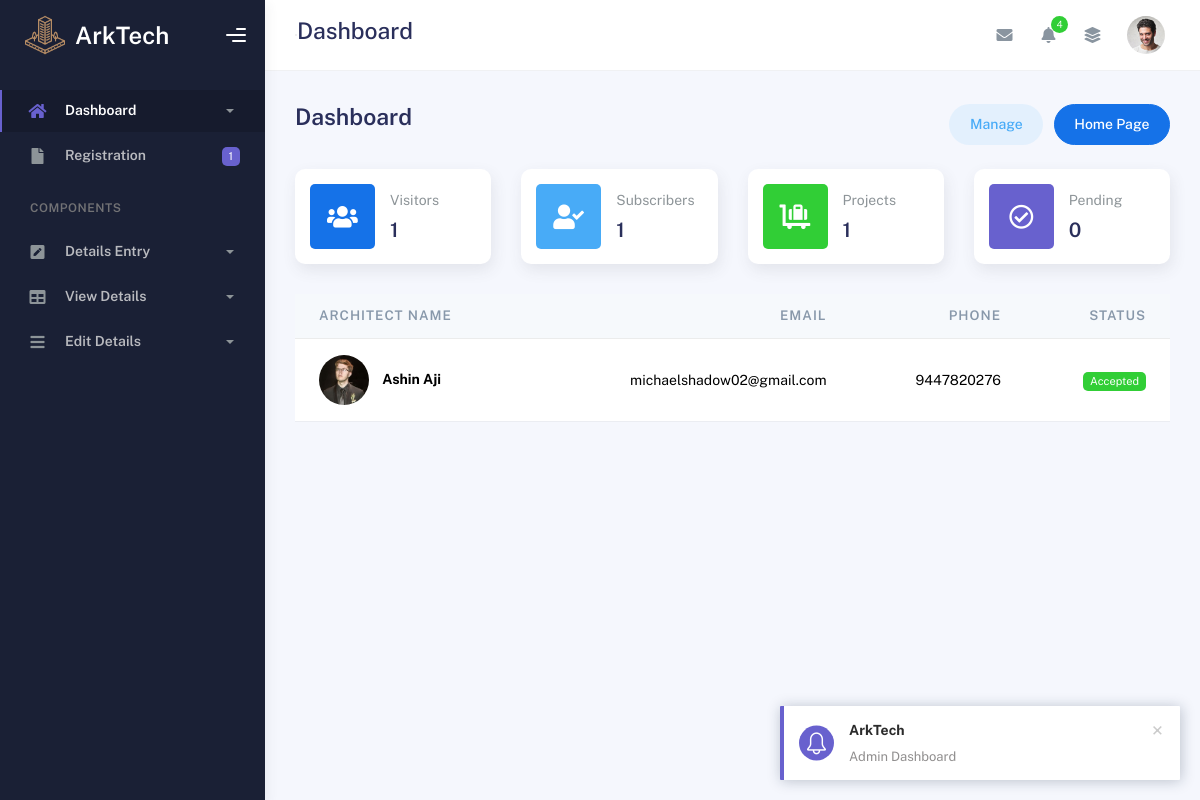
Screenshot of /Admin/index.php with the database file from the repository.
### tables this page shows
CREATE TABLE IF NOT EXISTS `tbl_architects` (
  `cust_id` int NOT NULL,
  `architect_id` int NOT NULL AUTO_INCREMENT,
  `arch_name` varchar(50) NOT NULL,
  `about` mediumtext NOT NULL,
  `profiles` varchar(500) NOT NULL,
  `email` varchar(50) NOT NULL,
  `phone` bigint NOT NULL,
  `username` varchar(20) NOT NULL,
  `passwords` varchar(50) NOT NULL,
  `certificate_of_licensce` varchar(200) NOT NULL,
  `arch_locations` varchar(500) NOT NULL,
  `status` varchar(20) NOT NULL,
  `plan_id` int NOT NULL,
  `renewaldate` date NOT NULL,
  PRIMARY KEY (`architect_id`),
  UNIQUE KEY `unique_cust_id` (`cust_id`)
);

### dboperation.php (called while the page is built, shortened)
<?php
class dboperation
{
    public $con,$res;
    function __construct()
    {
        $this->con=mysqli_connect("localhost","root","","arktech");
    }
    public function executequery($sql)
    {
        $this->res=mysqli_query($this->con,$sql);
        return $this->res;
    }
}
?>

### Admin/index.php (the view)
<?php
include('./header.php');
include("../dboperation.php");
$obj = new dboperation();
$customer_sql = "SELECT COUNT(*) as total_customers FROM tbl_customer";
$customer_res = $obj->executequery($customer_sql);
$customer_count = mysqli_fetch_array($customer_res)['total_customers'];
$architect_sql = "SELECT COUNT(*) as total_architects FROM tbl_architects";
$architect_res = $obj->executequery($architect_sql);
$architect_count = mysqli_fetch_array($architect_res)['total_architects'];
$projects_sql = "SELECT COUNT(*) as total_projects FROM tbl_previous_works";
$projects_res = $obj->executequery($projects_sql);
$projects_count = mysqli_fetch_array($projects_res)['total_projects'];
$pending_sql = "SELECT COUNT(*) as pending_architects FROM tbl_architects WHERE status = 'Pending' OR status = ''";
$pending_res = $obj->executequery($pending_sql);
$pending_count = mysqli_fetch_array($pending_res)['pending_architects'];
?>
        <div class="container">
          <div class="page-inner">
            <div
              class="d-flex align-items-left align-items-md-center flex-column flex-md-row pt-2 pb-4"
            >
              <div>
                <h3 class="fw-bold mb-3">Dashboard</h3>
              </div>
              <div class="ms-md-auto py-2 py-md-0">
                <a href="#" class="btn btn-label-info btn-round me-2">Manage</a>
                <a href="../Guest/index.php" class="btn btn-primary btn-round">Home Page</a>
              </div>
            </div>
            <div class="row">
              <div class="col-sm-6 col-md-3">
                <div class="card card-stats card-round">
                  <div class="card-body">
                    <div class="row align-items-center">
                      <div class="col-icon">
                        <div
                          class="icon-big text-center icon-primary bubble-shadow-small"
                        >
                          <i class="fas fa-users"></i>
                        </div>
                      </div>
                      <div class="col col-stats ms-3 ms-sm-0">
                        <div class="numbers">
                          <p class="card-category">Visitors</p>
                          <h4 class="card-title"><?php echo $customer_count; ?></h4>
                        </div>
                      </div>
                    </div>
                  </div>
                </div>
              </div>
              <div class="col-sm-6 col-md-3">
                <div class="card card-stats card-round">
                  <div class="card-body">
                    <div class="row align-items-center">
                      <div class="col-icon">
                        <div
                          class="icon-big text-center icon-info bubble-shadow-small"
                        >
                          <i class="fas fa-user-check"></i>
                        </div>
                      </div>
                      <div class="col col-stats ms-3 ms-sm-0">
                        <div class="numbers">
                          <p class="card-category">Subscribers</p>
                          <h4 class="card-title"><?php echo $architect_count; ?></h4>
                        </div>
                      </div>
                    </div>
                  </div>
                </div>
              </div>
              <div class="col-sm-6 col-md-3">
                <div class="card card-stats card-round">
                  <div class="card-body">
                    <div class="row align-items-center">
                      <div class="col-icon">
                        <div
                          class="icon-big text-center icon-success bubble-shadow-small"
                        >
                          <i class="fas fa-luggage-cart"></i>
                        </div>
                      </div>
                      <div class="col col-stats ms-3 ms-sm-0">
                        <div class="numbers">
                          <p class="card-category">Projects</p>
                          <h4 class="card-title"><?php echo $projects_count; ?></h4>
                        </div>
                      </div>
                    </div>
                  </div>
                </div>
              </div>
              <div class="col-sm-6 col-md-3">
                <div class="card card-stats card-round">
                  <div class="card-body">
                    <div class="row align-items-center">
                      <div class="col-icon">
                        <div
                          class="icon-big text-center icon-secondary bubble-shadow-small"
                        >
                          <i class="far fa-check-circle"></i>
                        </div>
                      </div>
                      <div class="col col-stats ms-3 ms-sm-0">
                        <div class="numbers">
                          <p class="card-category">Pending</p>
                          <h4 class="card-title"><?php echo $pending_count; ?></h4>
                        </div>
                      </div>
                    </div>
                  </div>
                </div>
              </div>
            </div>
                      <?php
                        $sql = "SELECT * FROM tbl_architects";
                        $res = $obj->executequery($sql);
                        ?>
                        <table class="table align-items-center mb-0">
                          <thead class="thead-light">
                            <tr>
                              <th scope="col">Architect Name</th>
                              <th scope="col" class="text-end">Email</th>
                              <th scope="col" class="text-end">Phone</th>
                              <th scope="col" class="text-end">Status</th>
                            </tr>
                          </thead>
                          <tbody>
                            <?php while ($row = mysqli_fetch_array($res)) { ?>
                              <tr>
                                <th scope="row">
                                  <?php if (!empty($row['profiles'])): ?>
                                    <img src="../uploads/<?= $row['profiles'] ?>" alt="Profile" width="50" height="50" style="object-fit:cover; border-radius:50%; margin-right:10px;">
                                  <?php else: ?>
                                    <i class="fa fa-user-circle fa-2x text-muted me-2"></i>
                                  <?php endif; ?>
                                  <?= $row['arch_name'] ?>
                                </th>
                                <td class="text-end"><?= $row['email'] ?></td>
                                <td class="text-end"><?= $row['phone'] ?></td>
                                <td class="text-end">
                                  <?php
                                    $status = $row["status"];
                                    if ($status == 'Accepted') {
                                      echo '<span class="badge badge-success">Accepted</span>';
                                    } elseif ($status == 'Rejected') {
                                      echo '<span class="badge badge-danger">Rejected</span>';
                                    } else {
                                      echo '<span class="badge badge-warning text-dark">Pending</span>';
                                    }
                                  ?>
                                </td>
                              </tr>
                            <?php } ?>
                          </tbody>
                        </table>
                  </div>
                </div>
              </div>
        <?php include('footer.php');?>

### rows the page displays
tbl_architects: profiles (picture), arch_name "Ashin Aji", email "michaelshadow02@gmail.com", phone "9447820276", status "Accepted"

### other values shown
$customer_count "1"
$architect_count "1"
$projects_count "1"
$pending_count "0"
